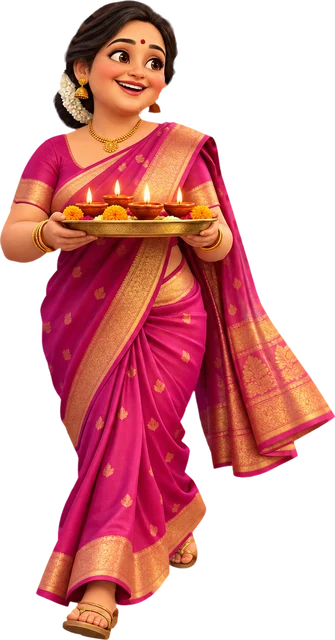
#> input picture street/assets/people/aunty_diya.webp, 335 x 640 px
$ python -i prepare_cast.py   (imports and definitions only)
#> lines starting #> are read from the running program, lines starting #| are printed output that depends on the picture; after the words box and inside, x2 and y2 are one past the last pixel; in counts of white or black regions, pixels touching at a corner belong together
"""Clean and size the cut-out people and vehicle images for the street.

Usage: python3 tools/prepare_cast.py <source-dir>
       python3 tools/prepare_cast.py --stand <source-dir>   (needs `pip install rembg onnxruntime`)

Each source PNG has a transparent background, but the cut-out edges carry a red/orange
fringe from the background removal. For every image this script:
  1. drops near-transparent noise and erodes the alpha by a pixel,
  2. replaces the colour of the edge band with colour pulled in from the solid interior
     (so the fringe disappears instead of being darkened),
  3. crops to the figure, scales it to 640 px tall and writes a WebP to public/assets/.

The standing, front-facing set (--stand) comes on a plain light background instead; it is
cut out with rembg, then cropped to the visible figure so the bottom edge is the soles.
"""
import os
import sys

import numpy as np
from PIL import Image, ImageFilter

# source file prefix -> (kind, output name)
CAST = {
    '1db83ec6': ('people', 'boy_gift'),
    '6efd6e1e': ('people', 'aunty_diya'),
    '8f3cf5f9': ('people', 'girl_marigold'),
    'b70e61e0': ('people', 'uncle_mithai'),
    'cde2f3c6': ('people', 'grandpa_lantern'),
    '1dc7d037': ('vehicles', 'scooter_gifts'),
    '66938547': ('vehicles', 'rickshaw'),
    '9db438b2': ('vehicles', 'auto'),
    'ac328e04': ('vehicles', 'scooter_rider'),
    'c19a5329': ('vehicles', 'bicycle_girl'),
}
# the standing, front-facing poses (used while someone stands about)
STAND = {
    'b1639886': 'aunty_stand',
    '2930faf5': 'grandpa_stand',
    'fd34a3f7': 'boy_stand',
    '9b4e3379': 'girl_stand',
    '1949d273': 'uncle_stand',
}
OUT_H = 640


def fill_from_interior(rgb: np.ndarray, known: np.ndarray, passes=6) -> np.ndarray:
    """Pull interior colours outward: normalised blurs of the known pixels at growing radii."""
    out = rgb.copy()
    filled = known.copy()
    for r in [1, 2, 3, 5, 8, 12][:passes]:
        m = Image.fromarray((filled * 255).astype(np.uint8))
        mb = np.asarray(m.filter(ImageFilter.BoxBlur(r)), dtype=np.float32) / 255
        acc = np.zeros_like(out)
        for c in range(3):
            ch = Image.fromarray(np.clip(out[:, :, c] * filled, 0, 255).astype(np.uint8))
            acc[:, :, c] = np.asarray(ch.filter(ImageFilter.BoxBlur(r)), dtype=np.float32)
        est = acc / np.maximum(mb[:, :, None], 1e-4)
        new = (~filled.astype(bool)) & (mb > 0.02)
        out[new] = est[new]
        filled = np.where(new, 1.0, filled)
    return out


def clean(path: str) -> Image.Image:
#> called with path = '../street/assets/people/aunty_diya.webp'
    im = Image.open(path).convert('RGBA')
#> im is the input picture: PIL image 335x640 RGBA; mean R, G, B, A 99.1, 37.8, 38.5, 125.5
    a = np.asarray(im, dtype=np.float32)
    rgb, alpha = a[:, :, :3], a[:, :, 3]
    alpha = np.where(alpha < 40, 0, alpha)
    # erode the alpha by one pixel to cut off the outermost fringe
    am = Image.fromarray(alpha.astype(np.uint8)).filter(ImageFilter.MinFilter(3))
    alpha = np.asarray(am, dtype=np.float32)
    # solid interior = fully opaque and at least 3 px from any transparency
    solid = Image.fromarray(((alpha >= 250) * 255).astype(np.uint8)).filter(ImageFilter.MinFilter(7))
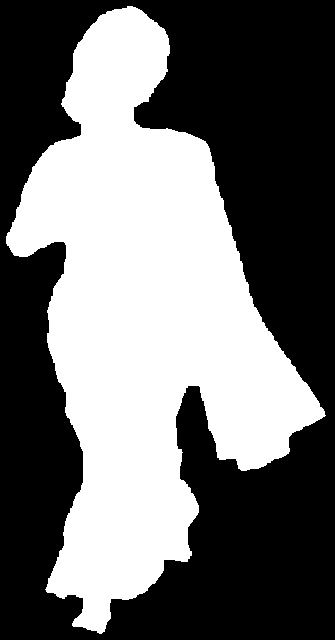
#> solid: PIL image 335x640 L; 43.5% white; 1 white region, box (x1, y1, x2, y2) and area: (6, 6, 326, 634) 93299
    known = np.asarray(solid, dtype=np.float32) / 255
    fixed = fill_from_interior(rgb, known)
#> the loop in fill_from_interior, `for r in [1, 2, 3, 5, 8, 12][:passes]:` made 6 passes
#> pass 1, in fill_from_interior, `est = acc / np.maximum(mb[:, :, None], 1e-4)`:
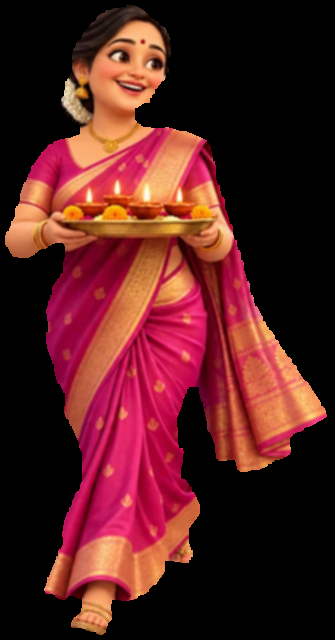
#> est: shape (640, 335, 3) float32; mean of channels 0, 1, 2 83.8, 31.1, 31.1; drawn as R, G, B
#> after the loop in fill_from_interior, `for r in [1, 2, 3, 5, 8, 12][:passes]:`:
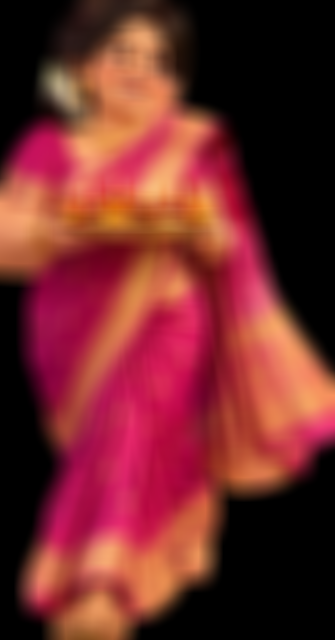
#> acc: shape (640, 335, 3) float32; mean R, G, B 113.6, 42.4, 42.9
#> after the loop in fill_from_interior, `for r in [1, 2, 3, 5, 8, 12][:passes]:`:
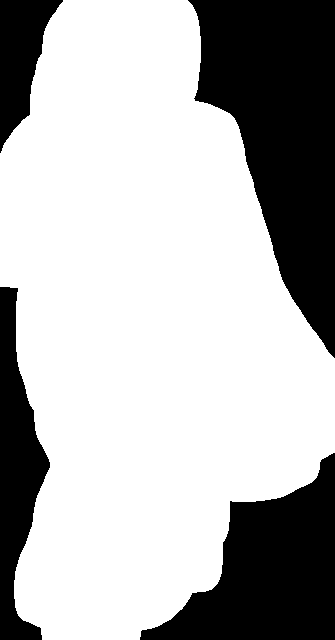
#> filled: shape (640, 335) float32; values 0 (black) and 1 (white), 70.1% white; 4 black regions, box (x1, y1, x2, y2) and area: (188, 0, 335, 358) 30338, (140, 453, 335, 640) 19210, (0, 287, 50, 640) 9507, (0, 0, 63, 153) 5097
#> after the loop in fill_from_interior, `for r in [1, 2, 3, 5, 8, 12][:passes]:`:
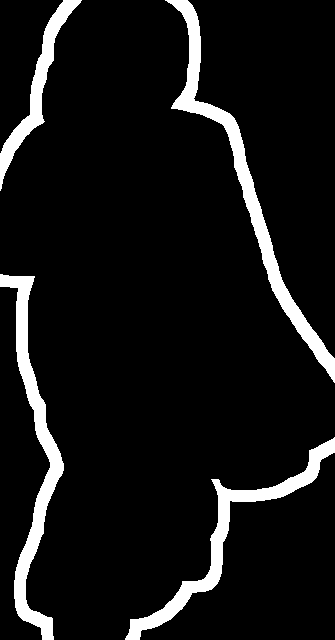
#> new: shape (640, 335) bool; 8.3% white; 4 white regions, box (x1, y1, x2, y2) and area: (165, 0, 335, 383) 5718, (0, 274, 64, 640) 5230, (125, 437, 335, 640) 4306, (0, 0, 82, 191) 2542
#> after the loop in fill_from_interior, `for r in [1, 2, 3, 5, 8, 12][:passes]:`:
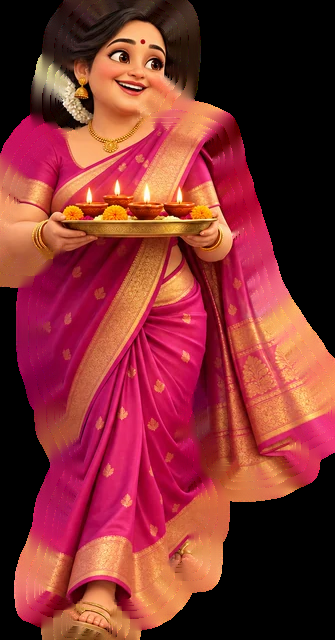
#> out: shape (640, 335, 3) float32; mean R, G, B 128.7, 48.3, 49
    # in the edge band, use the interior colour; keep the original inside
    band = (alpha > 0) & (known < 0.5)
#> band: shape (640, 335) bool; 5.4% white; 1 white region, box (x1, y1, x2, y2) and area: (0, 0, 335, 640) 11499
    rgb = np.where(band[:, :, None], fixed, rgb)
    # a soft, slightly tighter edge
    soft = Image.fromarray(alpha.astype(np.uint8)).filter(ImageFilter.GaussianBlur(0.6))
    alpha = np.minimum(alpha, np.asarray(soft, dtype=np.float32))
    out = np.dstack([np.clip(rgb, 0, 255), alpha]).astype(np.uint8)
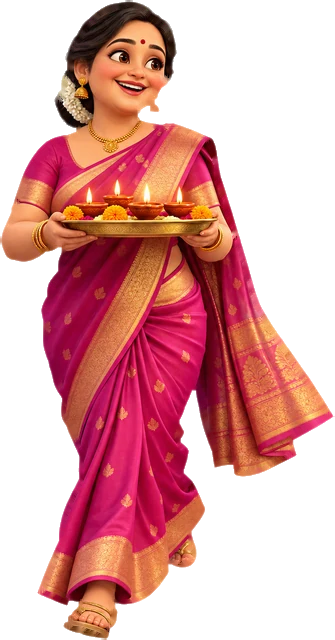
#> out: shape (640, 335, 4); mean R, G, B, A 99.4, 38.1, 38.5, 122.1; transparent parts drawn white
    img = Image.fromarray(out, 'RGBA')
    bbox = Image.fromarray((alpha > 8).astype(np.uint8) * 255).getbbox()
#> bbox = (0, 0, 335, 640)
    img = img.crop(bbox)
    s = OUT_H / img.height
#> s = 1
    return img.resize((max(1, round(img.width * s)), OUT_H), Image.LANCZOS)


def stand(src: str):
    from rembg import new_session, remove

    root = os.path.join(os.path.dirname(__file__), '..', 'public', 'assets', 'people')
    session = new_session('isnet-general-use')
    for f in sorted(os.listdir(src)):
        name = STAND.get(f[:8])
        if not name:
            continue
        cut = remove(Image.open(os.path.join(src, f)).convert('RGB'), session=session, post_process_mask=True).convert('RGBA')
        a = np.asarray(cut, dtype=np.uint8)[:, :, 3]
        img = cut.crop(Image.fromarray(((a > 24) * 255).astype(np.uint8)).getbbox())
        s = OUT_H / img.height
        img = img.resize((max(1, round(img.width * s)), OUT_H), Image.LANCZOS)
        dst = os.path.join(root, name + '.webp')
        img.save(dst, 'WEBP', quality=88, method=6)
        print(f'{dst}  {img.width}x{img.height}  aspect {img.width / img.height:.3f}')


def main(src: str):
    root = os.path.join(os.path.dirname(__file__), '..', 'public', 'assets')
    for f in sorted(os.listdir(src)):
        key = f[:8]
        if key not in CAST:
            continue
        kind, name = CAST[key]
        os.makedirs(os.path.join(root, kind), exist_ok=True)
        img = clean(os.path.join(src, f))
        dst = os.path.join(root, kind, name + '.webp')
        img.save(dst, 'WEBP', quality=88, method=6)
        print(f'{dst}  {img.width}x{img.height}  aspect {img.width / img.height:.3f}')


# [5 lines not run here, left out]

>>> result = clean('../street/assets/people/aunty_diya.webp')

$ run again, on street/assets/people/girl_stand.webp
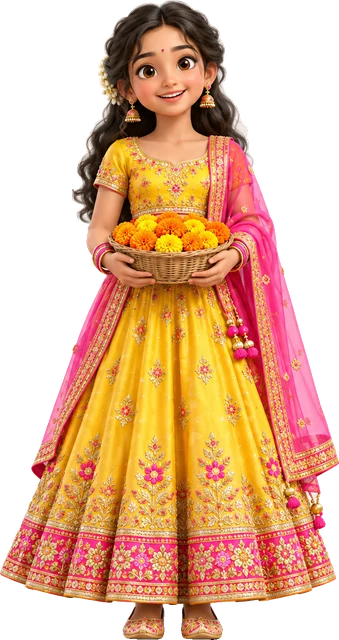
#> input picture street/assets/people/girl_stand.webp, 339 x 640 px
#> in clean, im is the input picture: PIL image 339x640 RGBA; mean R, G, B, A 135.6, 88.6, 56.2, 153.5
#> in clean, `solid = Image.fromarray(((alpha >= 250) * 255).astype(np.uint8)).filte..`:
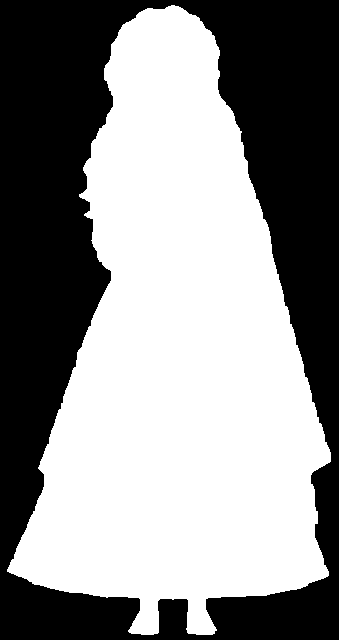
#> solid: PIL image 339x640 L; 55.4% white; 1 black region, box (x1, y1, x2, y2) and area: (0, 0, 339, 640) 96788
#> band: shape (640, 339) bool; 4.1% white; 1 white region, box (x1, y1, x2, y2) and area: (0, 0, 339, 640) 8804
#> in clean, `out = np.dstack([np.clip(rgb, 0, 255), alpha]).astype(np.uint8)`:
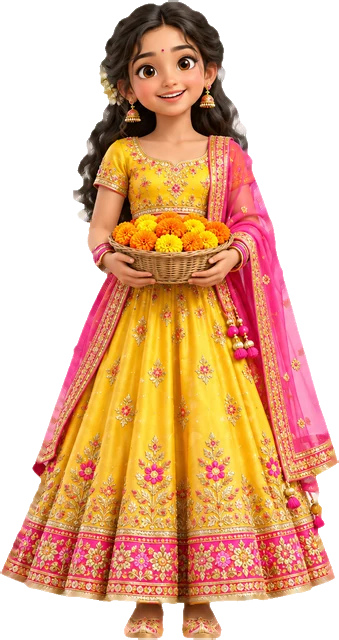
#> out: shape (640, 339, 4); mean R, G, B, A 135.4, 88.2, 55.9, 150.4; transparent parts drawn white
#> bbox = (0, 0, 339, 640)

$ run again, on street/assets/people/grandpa_lantern.webp
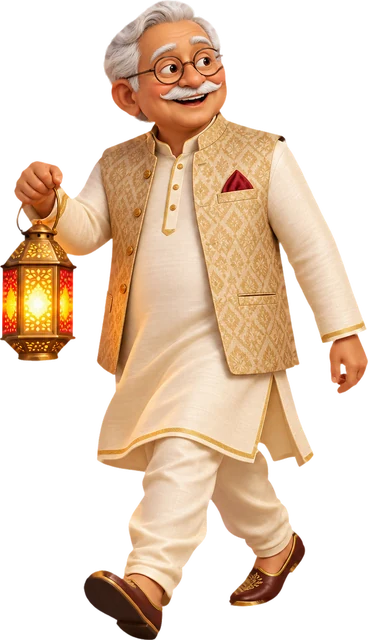
#> input picture street/assets/people/grandpa_lantern.webp, 368 x 640 px
#> in clean, im is the input picture: PIL image 368x640 RGBA; mean R, G, B, A 115.1, 90, 67.5, 124.2
#> solid: PIL image 368x640 L; 41% white; 2 white regions (1 under 20 px), largest, box (x1, y1, x2, y2) and area: (7, 7, 361, 633) 96647
#> band: shape (640, 368) bool; 7.1% white; 1 white region, box (x1, y1, x2, y2) and area: (2, 0, 368, 640) 16688
#> bbox = (2, 0, 368, 640)
#> in clean, `img = img.crop(bbox)`:
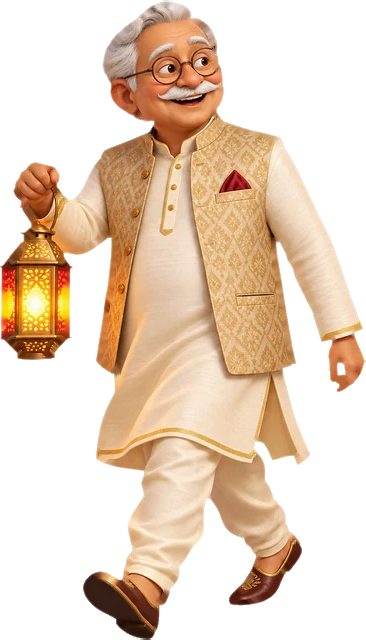
#> img: PIL image 366x640 RGBA; mean R, G, B, A 115.6, 90.5, 67.9, 120.4; transparent parts drawn white
